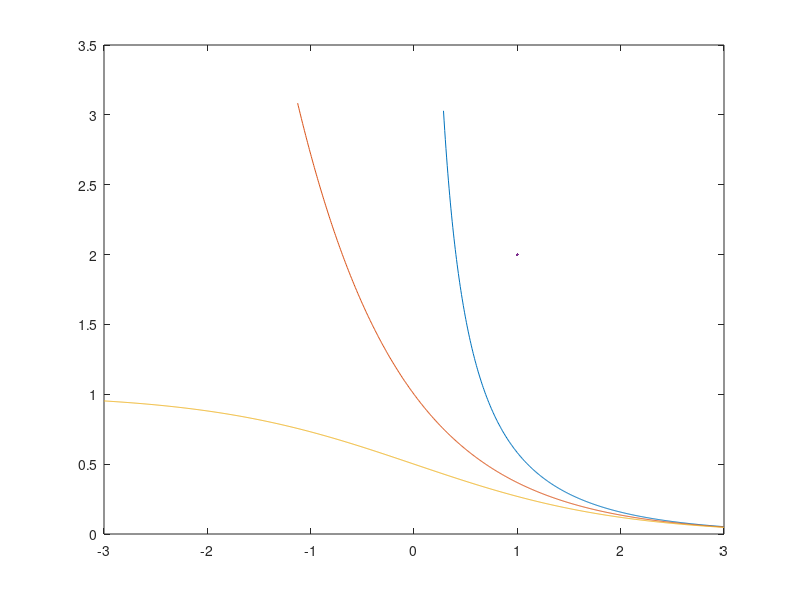

MATLAB code to generate this figure: (Note: this script raises an error after producing the figure.)
figure
x = linspace(-3, 3, 1000);
a = 1./ (exp(x) + [-1 0 1]');
a(a < 0 | a > 3.1) = nan;
p1 = lincomp(plot(x, a, LineWidth=2));
hold on
p2 = plot([-3 3], [1 1], 'k--');
p3 = plot([0 0], [0, 3], 'k--');

pad_legend(legend(p1, ["Bose-Einstein", "Maxwell-Boltzmann", "Fermi-Dirac"], Interpreter="latex"));

set(gca, Children=[p1; p2; p3])

grid on

xlabel("$\alpha+\beta\varepsilon_i$", Interpreter="latex")
ylabel("$a_i/\omega_i$", Interpreter="latex")
ylim([0 3])

set(gcf, Position=[200 200 700 400])

exportgraphics(gca, "../Boltzmann_Bose_Fermi.pdf", ContentType="vector", BackgroundColor="none")
